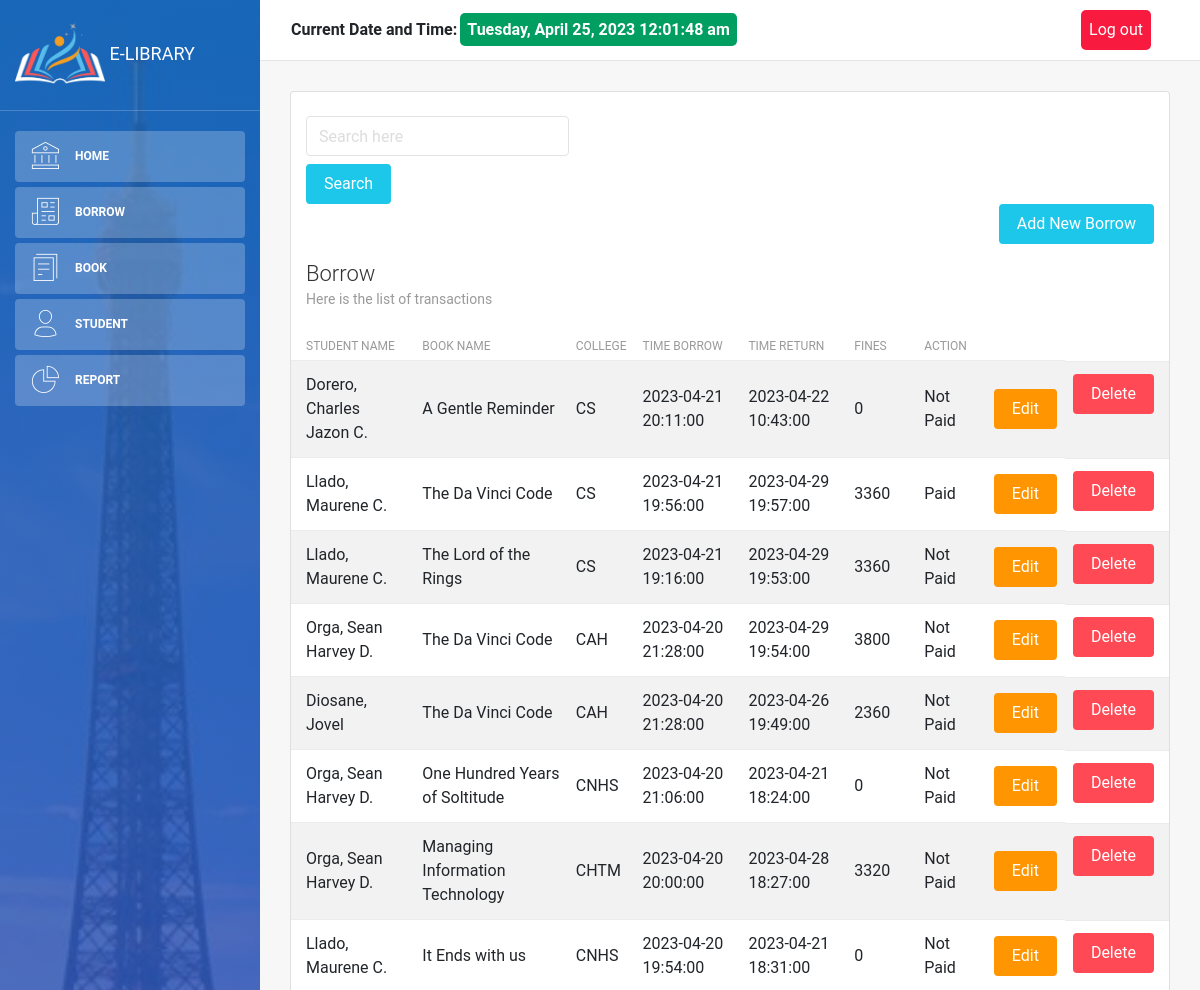
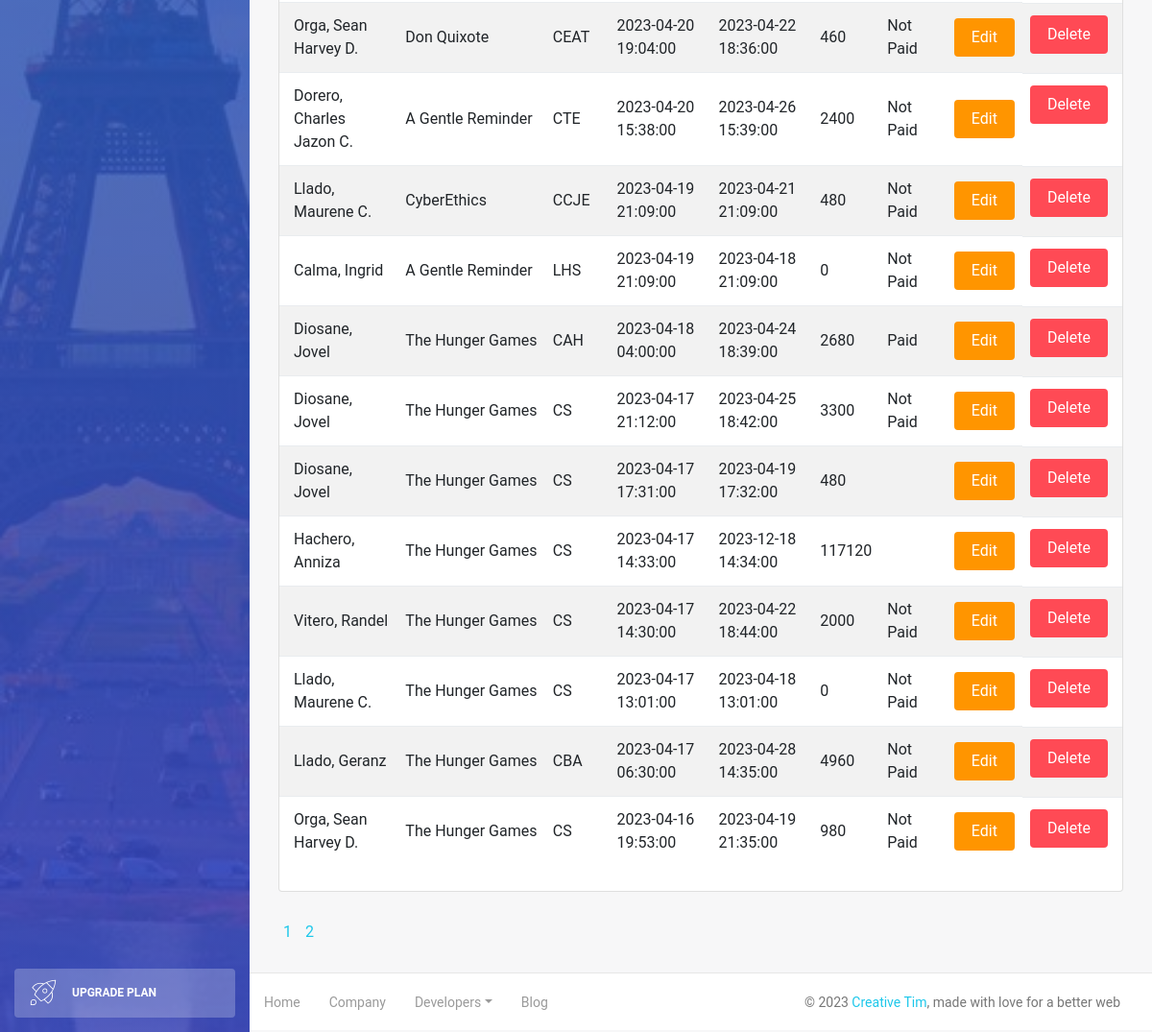
The page /borrow.php (signed in) on the database its author committed (2 pictures, top to bottom).
### tables this page shows
CREATE TABLE `student` (
  `sid` bigint(20) NOT NULL,
  `student_name` varchar(50) NOT NULL,
  `corporate_email` varchar(50) NOT NULL,
  `college_id` int(10) NOT NULL,
  `address` varchar(255) NOT NULL,
  `date_add` datetime DEFAULT NULL
);

CREATE TABLE `book` (
  `bid` int(10) NOT NULL,
  `book_name` varchar(500) NOT NULL,
  `book_author` varchar(50) NOT NULL,
  `book_isbn` bigint(20) NOT NULL,
  `year_published` int(10) NOT NULL,
  `quantity` int(10) NOT NULL
);

CREATE TABLE `college` (
  `id` int(10) NOT NULL,
  `college_name` enum('CAH','CBA','CCJE','CEAT','CHTM','CNHS','CS','CTE','LHS') NOT NULL
);

CREATE TABLE `borrow` (
  `borrow_id` int(50) NOT NULL,
  `student_id` bigint(20) NOT NULL,
  `coll_id` int(10) NOT NULL,
  `book_isbn` bigint(20) NOT NULL,
  `time_borrow` datetime DEFAULT NULL,
  `time_return` datetime DEFAULT NULL,
  `fines` int(10) DEFAULT NULL,
  `action` enum('Paid','Not Paid') DEFAULT NULL
);

### borrow.php (the view, shortened to what this page needs)
<!DOCTYPE html>
<html lang="en">
<head>
    <link rel="stylesheet" href="https://maxcdn.bootstrapcdn.com/font-awesome/latest/css/font-awesome.min.css" />
    <link href="assets/css/bootstrap.min.css" rel="stylesheet" />
    <link href="assets/css/light-bootstrap-dashboard.css?v=2.0.0 " rel="stylesheet" />
    <link href="assets/css/demo.css" rel="stylesheet" />
</head>
<body>
    <?php
        require('config/db.php');
    $result_per_page = 20;
    $query_01 = "SELECT * FROM borrow ";
    $result_01 = mysqli_query($conn, $query_01);
    $resultRows = mysqli_num_rows($result_01);
    $number_of_page = ceil($resultRows / $result_per_page);
    if(!isset($_GET['page'])){
        $page = 1;
    }else{
        $page = $_GET['page'];
    }
         $first_page_number = ($page - 1) * $result_per_page;
         $query = "SELECT student.sid, student.student_name, book.bid, book.book_name, college.id, college.college_name,borrow.coll_id,
                            borrow.borrow_id, borrow.time_borrow, borrow.time_return, borrow.fines, borrow.action
           FROM student inner join borrow on student.sid = borrow.student_id inner join book  on book.book_isbn = borrow.book_isbn inner join college on
           college.id = borrow.coll_id ORDER BY borrow.time_borrow DESC LIMIT $first_page_number,$result_per_page";
        $result = mysqli_query($conn, $query);
        $borrows = mysqli_fetch_all($result, MYSQLI_ASSOC);
    ?>
    <div class="wrapper">
        <div class="sidebar" data-color="blue" data-image="assets/img/sidebar-6.jpg">
            <div class="sidebar-wrapper">
               <?php include('includes/sidebar.php');?>
            </div>
        </div>
        <div class="main-panel">
            <?php include('includes/navbar.php');?>
            <div class="content">
                <div class="container-fluid">
                    <div class="row">
                    <div class="col-md-12">
                            <div class="card strpied-tabled-with-hover">
                            <div class="col-md-4">
                                <form action="borrow.php" method="GET">
                                    <input type="text" name="search" class="form-control" placeholder="Search here"style="margin-bottom: 8px"/>
                                    <input type="submit" name="submit" value="Search" class ="btn btn-info btn-fill" />
                                </form>
                            </div>
                            <div class="col-md-12">
                                <a href="borrow-add.php">
                                    <button type="submit"class="btn btn-info btn-fill pull-right">Add New Borrow</button>
                                </a>
                            </div>
                                <div class="card-header ">
                                    <h4 class="card-title">Borrow</h4>
                                    <p class="card-category">Here is the list of transactions</p>
                                </div>
                                <div class="card-body table-full-width table-responsive">
                                    <table class="table table-hover table-striped">
                                        <thead>
                                            <th>Student Name</th>
                                            <th>Book Name</th>
                                            <th>College</th>
                                            <th>Time Borrow</th>
                                            <th>Time Return</th>
                                            <th>Fines</th>
                                            <th>Action</th>
                                        </thead>
                                        <tbody>
                                            <?php foreach($borrows as $borrow): ?>
                                            <tr>
                                                <td><?php echo $borrow['student_name'];?></td>
                                                <td><?php echo $borrow['book_name'];?></td>
                                                <td><?php echo $borrow['college_name'];?></td>
                                                <td><?php echo $borrow['time_borrow'];?></td>
                                                <td><?php echo $borrow['time_return'];?></td>
                                                <td><?php echo $borrow['fines'];?></td>
                                                <td><?php echo $borrow['action'];?></td>
                                                <td>
                                                <a href="borrow-edit.php?borrow_id= <?php echo $borrow['borrow_id']; ?>">
                                                    <button type="submit" class ="btn btn-warning btn-fill pull-right">Edit</button>
                                                    </a>
                                                </td>
                                                <td>
                                                <a href="borrow-delete.php?borrow_id=<?php echo $borrow['borrow_id']; ?>">
                                                    <button type="submit" class ="btn btn-danger btn-fill pull-right">Delete</button>
                                                    </a>
                                                </td>
                                            </tr>
                                            <?php endforeach ?>
                                        </tbody>
                                    </table>
                                </div>
                            </div>
                        </div>
                    </div>
                    <?php
                                for($page=1; $page <= $number_of_page; $page++){
                                    echo '<a href="borrow.php?page='.$page.'" style="margin: right 5px; padding: 5px;">'. $page. ' </a>';
                                }
                            ?>
                </div>
            </div>
            <footer class="footer">
                <div class="container-fluid">
                    <nav>
                        <ul class="footer-menu">
                            <li>
                                <a href="home.php">
                                    Home
                                </a>
                            </li>
                            <li>
                                <a href="http://psulibrary.palawan.edu.ph/home/">
                                    Company
                                </a>
                            </li>
                            <li class="dropdown">
                                <a href="#" class="dropdown-toggle" data-toggle="dropdown">Developers<span class="caret"></span></a>
                            </li>
                            <li>
                                <a href="">
                                    Blog
                                </a>
                            </li>
                        </ul>
                        <p class="copyright text-center">
                            ©
                            <a href="http://www.creative-tim.com">Creative Tim</a>, made with love for a better web
                        </p>
                    </nav>
                </div>
            </footer>
        </div>
    </div>
</body>
</html>

### rows shown on the page
student: student_name "Dorero, Charles Jazon C.", book.book_name "A Gentle Reminder", college.college_name "CS", borrow.time_borrow "2023-04-21 20:11:00", borrow.time_return "2023-04-22 10:43:00", borrow.fines "0", borrow.action "Not Paid", college.college_name "CTE", borrow.time_borrow "2023-04-20 15:38:00", borrow.time_return "2023-04-26 15:39:00", borrow.fines "2400"
student: student_name "Llado, Maurene C.", book.book_name "The Da Vinci Code", college.college_name "CS", borrow.time_borrow "2023-04-21 19:56:00", borrow.time_return "2023-04-29 19:57:00", borrow.fines "3360", borrow.action "Paid", book.book_name "The Lord of the Rings", borrow.time_borrow "2023-04-21 19:16:00", borrow.time_return "2023-04-29 19:53:00", borrow.action "Not Paid", book.book_name "It Ends with us", college.college_name "CNHS", borrow.time_borrow "2023-04-20 19:54:00", borrow.time_return "2023-04-21 18:31:00", borrow.fines "0", book.book_name "CyberEthics", college.college_name "CCJE", borrow.time_borrow "2023-04-19 21:09:00", borrow.time_return "2023-04-21 21:09:00", borrow.fines "480", book.book_name "The Hunger Games", borrow.time_borrow "2023-04-17 13:01:00", borrow.time_return "2023-04-18 13:01:00"
student: student_name "Orga, Sean Harvey D.", book.book_name "The Da Vinci Code", college.college_name "CAH", borrow.time_borrow "2023-04-20 21:28:00", borrow.time_return "2023-04-29 19:54:00", borrow.fines "3800", borrow.action "Not Paid", book.book_name "One Hundred Years of Soltitude", college.college_name "CNHS", borrow.time_borrow "2023-04-20 21:06:00", borrow.time_return "2023-04-21 18:24:00", borrow.fines "0", book.book_name "Managing Information Technology", college.college_name "CHTM", borrow.time_borrow "2023-04-20 20:00:00", borrow.time_return "2023-04-28 18:27:00", borrow.fines "3320", book.book_name "Don Quixote", college.college_name "CEAT", borrow.time_borrow "2023-04-20 19:04:00", borrow.time_return "2023-04-22 18:36:00", borrow.fines "460", book.book_name "The Hunger Games", college.college_name "CS", borrow.time_borrow "2023-04-16 19:53:00", borrow.time_return "2023-04-19 21:35:00", borrow.fines "980"
student: student_name "Diosane, Jovel", book.book_name "The Da Vinci Code", college.college_name "CAH", borrow.time_borrow "2023-04-20 21:28:00", borrow.time_return "2023-04-26 19:49:00", borrow.fines "2360", borrow.action "Not Paid", book.book_name "The Hunger Games", borrow.time_borrow "2023-04-18 04:00:00", borrow.time_return "2023-04-24 18:39:00", borrow.fines "2680", borrow.action "Paid", college.college_name "CS", borrow.time_borrow "2023-04-17 21:12:00", borrow.time_return "2023-04-25 18:42:00", borrow.fines "3300", borrow.time_borrow "2023-04-17 17:31:00", borrow.time_return "2023-04-19 17:32:00", borrow.fines "480"
student: student_name "Calma, Ingrid", book.book_name "A Gentle Reminder", college.college_name "LHS", borrow.time_borrow "2023-04-19 21:09:00", borrow.time_return "2023-04-18 21:09:00", borrow.fines "0", borrow.action "Not Paid"
student: student_name "Hachero, Anniza", book.book_name "The Hunger Games", college.college_name "CS", borrow.time_borrow "2023-04-17 14:33:00", borrow.time_return "2023-12-18 14:34:00", borrow.fines "117120"
student: student_name "Vitero, Randel", book.book_name "The Hunger Games", college.college_name "CS", borrow.time_borrow "2023-04-17 14:30:00", borrow.time_return "2023-04-22 18:44:00", borrow.fines "2000", borrow.action "Not Paid"
student: student_name "Llado, Geranz", book.book_name "The Hunger Games", college.college_name "CBA", borrow.time_borrow "2023-04-17 06:30:00", borrow.time_return "2023-04-28 14:35:00", borrow.fines "4960", borrow.action "Not Paid"
